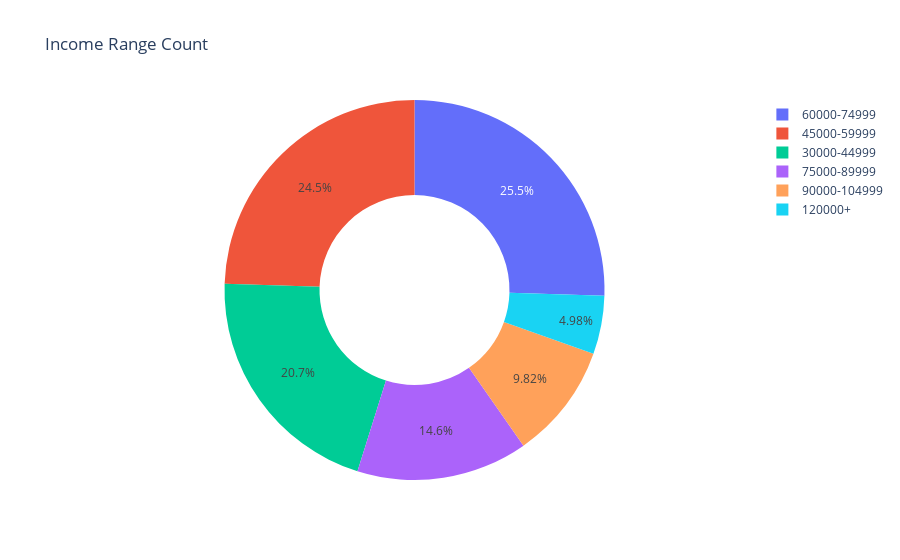

Source (notebook cell):
### Code cell
#%on basis of income range
fig = px.pie(grp_income, values='count', names='income_range', title='Income Range Count',hole=0.5,custom_data=['sex','count'],
             labels={'count':'Count',"income_range":"Income Range"})
fig.show()

fig.write_html("pieincome_.html")

### Figure 1 — Plotly figure (JSON) as saved in the notebook; plotly's stock layout.template omitted (floating-point values rounded to 4 significant figures)
{"data": [{"customdata": [["Female", 881], ["Male", 2143], ["Other", 41], ["Female", 1242], ["Male", 2324], ["Other", 62], ["Female", 1500], ["Male", 2232], ["Other", 45], ["Female", 1178], ["Male", 936], ["Other", 47], ["Female", 828], ["Male", 611], ["Other", 17], ["Female", 500], ["Male", 238], ["Other", 0]], "domain": {"x": [0, 1], "y": [0, 1]}, "hole": 0.5, "hovertemplate": "Income Range=%{label}<br>Count=%{value}<extra></extra>", "labels": ["30000-44999", "30000-44999", "30000-44999", "45000-59999", "45000-59999", "45000-59999", "60000-74999", "60000-74999", "60000-74999", "75000-89999", "75000-89999", "75000-89999", "90000-104999", "90000-104999", "90000-104999", "120000+", "120000+", "120000+"], "legendgroup": "", "name": "", "showlegend": true, "type": "pie", "values": [881, 2143, 41, 1242, 2324, 62, 1500, 2232, 45, 1178, 936, 47, 828, 611, 17, 500, 238, 0]}], "layout": {"autosize": true, "legend": {"tracegroupgap": 0}, "title": {"text": "Income Range Count"}}}
